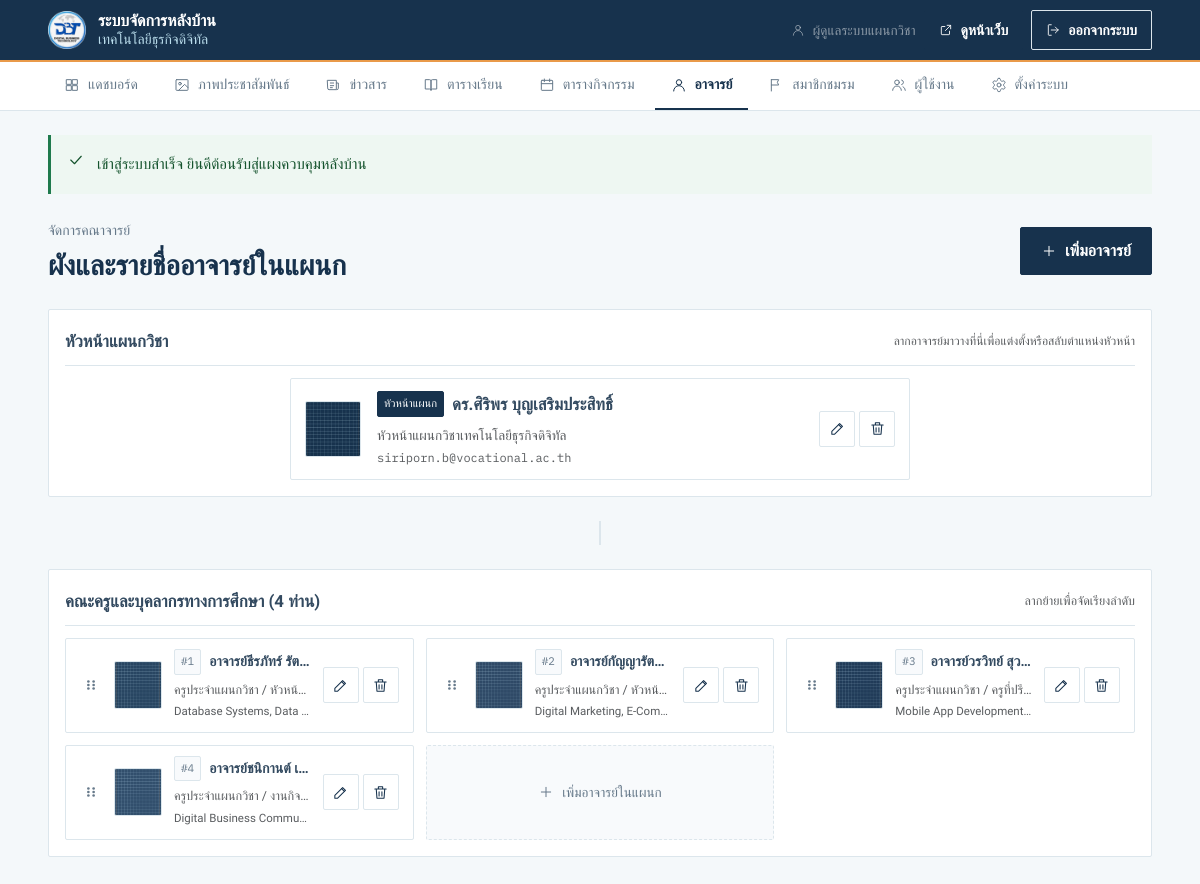
Screenshot of /admin/teachers.php (signed in) with the database file from the repository.
### tables this page shows
CREATE TABLE
  IF NOT EXISTS `users` (
    `id` INT AUTO_INCREMENT PRIMARY KEY,
    `username` VARCHAR(50) NOT NULL UNIQUE,
    `password_hash` VARCHAR(255) NOT NULL,
    `full_name` VARCHAR(100) NOT NULL,
    `role` VARCHAR(20) NOT NULL DEFAULT 'admin',
    `created_at` TIMESTAMP DEFAULT CURRENT_TIMESTAMP
  );

CREATE TABLE
  IF NOT EXISTS `teachers` (
    `id` INT AUTO_INCREMENT PRIMARY KEY,
    `name` VARCHAR(100) NOT NULL,
    `position` VARCHAR(100) NOT NULL,
    `specialization` VARCHAR(255) NULL,
    `email` VARCHAR(100) NULL,
    `image_path` VARCHAR(255) NULL,
    `is_head` TINYINT (1) NOT NULL DEFAULT 0,
    `sort_order` INT NOT NULL DEFAULT 0,
    INDEX `idx_teacher_order` (`is_head` DESC, `sort_order` ASC, `id` ASC)
  );

### admin/teachers.php (the view, shortened to what the rows shown need)
<?php
require_once __DIR__ . '/../includes/config.php';
require_once __DIR__ . '/../includes/helpers.php';
require_once __DIR__ . '/../includes/services/AuthService.php';
require_once __DIR__ . '/../includes/services/FacultyService.php';
AuthService::requireLogin();
$action    = filter_input(INPUT_GET, 'action', FILTER_DEFAULT) ?: 'list';
$editItem = null;
$allTeachers = FacultyService::getAllTeachers();
$headTeacher = null;
$facultyMembers = [];
foreach ($allTeachers as $teacher) {
    if ($teacher['is_head'] && $headTeacher === null) {
        $headTeacher = $teacher;
    } else {
        $facultyMembers[] = $teacher;
    }
}
require_once __DIR__ . '/../includes/admin-header.php';
?>
<div class="d-flex justify-content-between align-items-center mb-4">
  <div>
    <h1 style="font-size: 1.75rem; margin: 0;">ผังและรายชื่ออาจารย์ในแผนก</h1>
  </div>
</div>
<?php if ($action === 'new' || $action === 'edit'): ?>
  <!-- ====================================================================
       ADD / EDIT FORM
       ==================================================================== -->
  <div class="admin-card">
    <div class="admin-card-head">
      <h3><?= $action === 'edit' ? 'แก้ไขข้อมูลอาจารย์ #' . (int) $editItem['id'] : 'เพิ่มอาจารย์ใหม่' ?></h3>
    </div>
    <form method="POST" action="<?= url('admin/teachers') ?>" enctype="multipart/form-data" id="form-teacher-editor">
      <?= csrf_field() ?>
      <input type="hidden" name="sub_action" value="save">
      <?php if ($editItem): ?>
        <input type="hidden" name="id" value="<?= (int) $editItem['id'] ?>">
      <?php endif; ?>
      <div class="row g-3">
        <div class="col-12 col-md-6">
          <label for="input-teacher-name" class="form-label">ชื่อ-นามสกุล (พร้อมคำนำหน้า/ตำแหน่ง) <span class="req">*</span></label>
          <input type="text"
                 name="name"
                 id="input-teacher-name"
                 class="form-control"
                 placeholder="ดร.ศิริพร บุญเสริมประสิทธิ์"
                 value="<?= e($_POST['name'] ?? $editItem['name'] ?? '') ?>"
                 required>
        </div>
        <div class="col-12 col-md-6">
          <label for="input-teacher-position" class="form-label">ตำแหน่ง / หน้าที่รับผิดชอบ <span class="req">*</span></label>
          <input type="text"
                 name="position"
                 id="input-teacher-position"
                 class="form-control"
                 placeholder="หัวหน้าแผนกวิชา / ครูชำนาญการ"
                 value="<?= e($_POST['position'] ?? $editItem['position'] ?? '') ?>"
                 required>
        </div>
        <div class="col-12 col-md-8">
          <label for="input-teacher-specialization" class="form-label">ความเชี่ยวชาญเฉพาะทาง</label>
          <input type="text"
                 name="specialization"
                 id="input-teacher-specialization"
                 class="form-control"
                 placeholder="Web Architecture, Database Design & Cloud"
                 value="<?= e($_POST['specialization'] ?? $editItem['specialization'] ?? '') ?>">
        </div>
        <div class="col-12 col-md-4">
          <label for="input-teacher-email" class="form-label">อีเมลติดต่อ</label>
          <input type="email"
                 name="email"
                 id="input-teacher-email"
                 class="form-control mono"
                 placeholder="teacher@institution.ac.th"
                 value="<?= e($_POST['email'] ?? $editItem['email'] ?? '') ?>">
        </div>
        <div class="col-12">
          <label class="form-label fw-semibold">รูปถ่ายอาจารย์ (ภาพบุคคล สัดส่วนแนะนำ 4:5)</label>
          <div class="image-upload-wrapper is-portrait"
               data-image-upload
               data-current-src="<?= !empty($editItem['image_path']) ? url($editItem['image_path']) : '' ?>">
            <div class="image-upload-preview">
              <?php if (!empty($editItem['image_path']) && file_exists(ROOT_PATH . '/' . $editItem['image_path'])): ?>
                <img src="<?= url($editItem['image_path']) ?>" class="preview-img" alt="รูปถ่ายปัจจุบัน">
                <span class="preview-badge badge-current">รูปปัจจุบัน</span>
              <?php else: ?>
                <div class="preview-placeholder">
                  <svg width="32" height="32" viewBox="0 0 24 24" fill="none" stroke="currentColor" stroke-width="1.5">
                    <circle cx="12" cy="8" r="4"/><path d="M4 21a8 8 0 0 1 16 0"/>
                  </svg>
                  <span>ยังไม่มีรูปถ่าย</span>
                </div>
              <?php endif; ?>
            </div>
            <div class="image-upload-dropzone" role="button" tabindex="0" aria-label="คลิกเพื่อเลือกไฟล์รูปภาพ หรือลากไฟล์มาวาง">
              <input type="file"
                     name="image"
                     id="input-teacher-image"
                     class="image-upload-input"
                     accept="image/jpeg,image/png,image/webp">
              <div class="dropzone-content">
                <div class="dropzone-icon">
                  <svg width="28" height="28" viewBox="0 0 24 24" fill="none" stroke="currentColor" stroke-width="1.75">
                    <path d="M21 15v4a2 2 0 0 1-2 2H5a2 2 0 0 1-2-2v-4"/>
                    <polyline points="17 8 12 3 7 8"/>
                    <line x1="12" y1="3" x2="12" y2="15"/>
                  </svg>
                </div>
                <div class="dropzone-text">
                  <strong>คลิกเพื่อเลือกรูปภาพ</strong> หรือลากไฟล์มาวางที่นี่
                </div>
                <div class="dropzone-hint">
                  รองรับไฟล์ JPG, PNG หรือ WebP (ขนาดสูงสุด 5 MB · สัดส่วน 4:5)
                </div>
                <div class="dropzone-file-selected d-none">
                  <span class="file-name mono"></span>
                  <button type="button" class="btn-clear-file" title="ล้างรูปที่เลือก">ยกเลิก</button>
                </div>
              </div>
            </div>
          </div>
        </div>
        <div class="col-12 pt-2">
          <div class="form-check form-switch d-inline-flex align-items-center gap-2">
            <input class="form-check-input"
                   type="checkbox"
                   role="switch"
                   name="is_head"
                   value="1"
                   id="input-teacher-is-head"
                   <?= !empty($_POST['is_head'] ?? $editItem['is_head'] ?? 0) ? 'checked' : '' ?>>
            <label class="form-check-label fw-bold text-navy" for="input-teacher-is-head">
              เป็นหัวหน้าแผนกวิชา
            </label>
          </div>
        </div>
      </div>
      <div class="mt-4 pt-3 border-top d-flex justify-content-end gap-2">
        <a href="<?= url('admin/teachers') ?>" class="btn btn-line">ยกเลิก</a>
        <button type="submit" class="btn btn-navy">
          <?= icon('check', 16) ?>
          <span>บันทึกข้อมูล</span>
        </button>
      </div>
    </form>
  </div>
<?php else: ?>
  <div class="d-flex flex-column gap-4">
    <div class="tree-tier">
      <?php if ($headTeacher): ?>
        <div class="tree-slot-card tree-slot-head is-head-target"
             data-head-dropzone
             data-id="<?= (int) $headTeacher['id'] ?>"
             style="max-width: 620px; margin: 0 auto;">
          <div class="d-flex align-items-center gap-3 flex-grow-1" style="min-width: 0;">
            <?php if (!empty($headTeacher['image_path']) && file_exists(ROOT_PATH . '/' . $headTeacher['image_path'])): ?>
              <img src="<?= url($headTeacher['image_path']) ?>" class="tree-slot-avatar" style="width: 56px; height: 56px;" alt="">
            <?php else: ?>
              <div class="tree-slot-avatar-fallback" style="width: 56px; height: 56px; font-size: 15px;">
                <?= initials($headTeacher['name']) ?>
              </div>
            <?php endif; ?>
            <div class="text-truncate">
              <div class="d-flex align-items-center gap-2 mb-1">
                <span class="tree-slot-order-badge" style="background: var(--c-navy); color: #fff; border-color: var(--c-navy);">หัวหน้าแผนก</span>
                <strong class="text-navy" style="font-size: 1.05rem;"><?= e($headTeacher['name']) ?></strong>
              </div>
              <div class="text-muted" style="font-size: 13.5px;"><?= e($headTeacher['position']) ?></div>
              <?php if (!empty($headTeacher['email'])): ?>
                <div class="mono text-muted" style="font-size: 12px;"><?= e($headTeacher['email']) ?></div>
              <?php endif; ?>
            </div>
          </div>
          <div class="d-flex gap-1 flex-shrink-0">
            <a href="<?= url('admin/teachers?action=edit&id=' . (int) $headTeacher['id']) ?>"
               class="btn btn-action-icon btn-line"
               title="แก้ไข">
              <?= icon('pencil', 17) ?>
            </a>
            <form method="POST" action="<?= url('admin/teachers') ?>" class="d-inline">
              <button type="submit"
                      class="btn btn-action-icon btn-danger-line"
                      title="ลบ"
                      data-confirm="ยืนยันการลบอาจารย์ท่านนี้?">
                <?= icon('trash', 17) ?>
              </button>
            </form>
          </div>
        </div>
      <?php endif; ?>
    </div>
    <div class="tree-tier">
      <div class="tree-slot-grid"
           data-tree-grid
           data-reorder-endpoint="<?= url('admin/teachers') ?>"
           data-csrf="<?= csrf_token() ?>">
        <?php foreach ($facultyMembers as $index => $teacher): ?>
          <div class="tree-slot-card"
               draggable="true"
               data-id="<?= (int) $teacher['id'] ?>">
            <div class="tree-slot-handle" title="ลากเพื่อย้ายลำดับ">
              <svg width="14" height="14" viewBox="0 0 16 16" fill="currentColor">
                <circle cx="5" cy="4" r="1.5"/><circle cx="11" cy="4" r="1.5"/>
                <circle cx="5" cy="8" r="1.5"/><circle cx="11" cy="8" r="1.5"/>
                <circle cx="5" cy="12" r="1.5"/><circle cx="11" cy="12" r="1.5"/>
              </svg>
            </div>
            <?php if (!empty($teacher['image_path']) && file_exists(ROOT_PATH . '/' . $teacher['image_path'])): ?>
              <img src="<?= url($teacher['image_path']) ?>" class="tree-slot-avatar" alt="">
            <?php else: ?>
              <div class="tree-slot-avatar-fallback">
                <?= initials($teacher['name']) ?>
              </div>
            <?php endif; ?>
            <div class="flex-grow-1" style="min-width: 0;">
              <div class="d-flex align-items-center gap-2 mb-1">
                <span class="tree-slot-order-badge">#<?= $index + 1 ?></span>
                <span class="fw-bold text-truncate text-navy" style="font-size: 14px;" title="<?= e($teacher['name']) ?>">
                  <?= e($teacher['name']) ?>
                </span>
              </div>
              <div class="text-muted text-truncate" style="font-size: 12.5px;" title="<?= e($teacher['position']) ?>">
                <?= e($teacher['position']) ?>
              </div>
              <?php if (!empty($teacher['specialization'])): ?>
                <div class="text-muted text-truncate" style="font-size: 11.5px;" title="<?= e($teacher['specialization']) ?>">
                  <?= e($teacher['specialization']) ?>
                </div>
              <?php endif; ?>
            </div>
            <div class="d-flex gap-1 flex-shrink-0">
              <a href="<?= url('admin/teachers?action=edit&id=' . (int) $teacher['id']) ?>"
                 class="btn btn-action-icon btn-line"
                 title="แก้ไข">
                <?= icon('pencil', 16) ?>
              </a>
              <form method="POST" action="<?= url('admin/teachers') ?>" class="d-inline">
                <button type="submit"
                        class="btn btn-action-icon btn-danger-line"
                        title="ลบ"
                        data-confirm="ยืนยันการลบอาจารย์ท่านนี้?">
                  <?= icon('trash', 16) ?>
                </button>
              </form>
            </div>
          </div>
        <?php endforeach; ?>
      </div>
    </div>
  </div>
<?php endif; ?>
<?php require_once __DIR__ . '/../includes/admin-footer.php'; ?>

### includes/admin-header.php (shortened to what the rows shown need)
<?php
require_once __DIR__ . '/config.php';
require_once __DIR__ . '/helpers.php';
require_once __DIR__ . '/services/AuthService.php';
$currentUser = AuthService::requireLogin();
?>
<!DOCTYPE html>
<html lang="th">
<head>
  <link href="https://cdn.jsdelivr.net/npm/bootstrap@5.3.3/dist/css/bootstrap.min.css" rel="stylesheet">
  <link href="https://cdn.jsdelivr.net/npm/quill@2.0.2/dist/quill.snow.css" rel="stylesheet">
  <link rel="stylesheet" href="<?= url('assets/css/site.css') ?>?v=<?= file_exists(ROOT_PATH . '/assets/css/site.css') ? filemtime(ROOT_PATH . '/assets/css/site.css') : '1' ?>">
  <link rel="stylesheet" href="<?= url('assets/css/admin.css') ?>?v=<?= file_exists(ROOT_PATH . '/assets/css/admin.css') ? filemtime(ROOT_PATH . '/assets/css/admin.css') : '1' ?>">
</head>
<body style="padding-bottom: 40px; background-color: var(--c-bg-alt);">
<header class="admin-header py-2">
  <div class="container-xl d-flex align-items-center justify-content-between">
    <div class="d-flex align-items-center gap-2">
      <span class="text-white-50 d-none d-md-inline mono" style="font-size: 13.5px;">
        <?= icon('user', 14) ?> <?= e($currentUser['full_name'] ?? $currentUser['username'] ?? 'Admin') ?>
      </span>
      <a href="<?= url('index') ?>" class="btn btn-sm btn-navy" target="_blank" title="ดูหน้าเว็บจริง">
        <?= icon('external', 14) ?>
        <span class="d-none d-sm-inline">ดูหน้าเว็บ</span>
      </a>
      <form method="POST" action="<?= url('logout') ?>" class="d-inline m-0">
        <button type="submit" class="btn btn-sm btn-line text-white border-white-50" title="ออกจากระบบ">
        </button>
      </form>
    </div>
  </div>
</header>
<div class="<?= !empty($containerFluid) ? 'container-fluid px-3 px-xl-4 px-xxl-5' : 'container-xl' ?> pt-4">

### includes/helpers.php (shortened to what the rows shown need)
<?php
require_once __DIR__ . '/db.php';
function e($v): string
{
    return htmlspecialchars((string) $v, ENT_QUOTES, 'UTF-8');
}
function url(string $path = ''): string
{
    $clean = ltrim($path, '/');
    if ($clean !== '' && !str_starts_with($clean, 'uploads/') && !str_starts_with($clean, 'assets/') && !str_starts_with($clean, 'favicon.')) {
        $clean = preg_replace('/\.php(\?.*)?$/', '$1', $clean);
        if ($clean === 'index') {
            $clean = '';
        } elseif ($clean === 'admin/index') {
            $clean = 'admin';
        }
    }
    $root = rtrim(BASE_URL, '/');
    if ($clean === '') {
        return $root !== '' ? $root . '/' : '/';
    }
    return ($root !== '' ? $root : '') . '/' . $clean;
}
function csrf_token(): string
{
    return $_SESSION['csrf'];
}
function icon(string $name, int $size = 20, string $class = ''): string
{
    $c = $class ? ' class="' . e($class) . '"' : '';
    return '<svg' . $c . ' width="' . $size . '" height="' . $size . '" viewBox="0 0 24 24" fill="none" stroke="currentColor" stroke-width="1.5" stroke-linecap="round" stroke-linejoin="round" aria-hidden="true" focusable="false">' . ($p[$name] ?? '') . '</svg>';
}

### rows the page displays
users: full_name "ผู้ดูแลระบบแผนกวิชา"
teachers: image_path (picture), name "ดร.ศิริพร บุญเสริมประสิทธิ์", position "หัวหน้าแผนกวิชาเทคโนโลยีธุรกิจดิจิทัล", email "siriporn.b@vocational.ac.th"
teachers: image_path (picture), name "อาจารย์ธีรภัทร์ รัต…", position "ครูประจำแผนกวิชา / หัวหน้…", specialization "Database Systems, Data…"
teachers: image_path (picture), name "อาจารย์กัญญารัต…", position "ครูประจำแผนกวิชา / หัวหน้…", specialization "Digital Marketing, E-Com…"
teachers: image_path (picture), name "อาจารย์วรวิทย์ สุว…", position "ครูประจำแผนกวิชา / ครูที่ปรึ…", specialization "Mobile App Development…"
teachers: image_path (picture), name "อาจารย์ชนิกานต์ เ…", position "ครูประจำแผนกวิชา / งานกิจ…", specialization "Digital Business Commu…"

### other values shown
SITE_NAME "เทคโนโลยีธุรกิจดิจิทัล"
$flash['msg'] "เข้าสู่ระบบสำเร็จ ยินดีต้อนรับสู่แผงควบคุมหลังบ้าน"
count($facultyMembers) "4"
